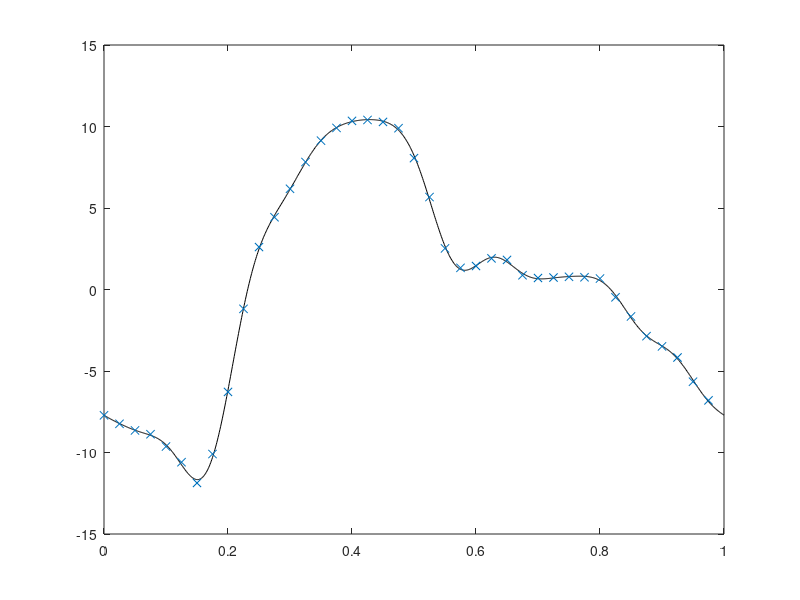

The MATLAB script that drew this image:
function [p0,pn,phi] = FourierSeries(p,dt,N,T)
%FourierSeries FourierSeries function to generate coeficients of Fourier series for a given discrete data. 
%   [p0,pn,phi] = FourierSeries(p,dt,N,T) provides a constant p0 and two
%   arrays pn and phi with length N within period of T. N is the number of
%   coefficients for the Fourier serie.
%   Input parameters for the functions are defined as below:
%
%       p           array of discrete amplitudes for the pulsatile wave.
%       dt          time step size in which p data are presented.
%       N           Number of coefficients required from the function.
%       T           period of oscillation of the fluid.
%
%
%   p is an array, dt is a double number, N is integer and N is double.
%
%   given array p, [p0,pn,phi] = FourierSeries(p,dt,N,T) provides the
%   coefficients for function p(t)=p0+Sum[pn(n)*exp(i*(2*pi*t*n/T-phi(n))))]
%
%   Output parameters for the functions are defined as below:
%
%       p0          a value showing the steady-state component of peiodic wave.
%       pn          an array of size N presenting the absolute values of Fourier serie.
%       phi         an array of size N presenting the phase angle in Fourier serie.
%
%   Examples:
%
%       p=[-7.7183,-8.2383,-8.6444,-8.8797,-9.6337,-10.5957,-11.8705,-10.0942,-6.2839,-1.1857,2.6043,4.4323,6.1785,7.8211,9.1311,9.9138,10.3447,10.4011,10.2807,9.8951,8.0597,5.6717,2.5232,1.3301,1.4405,1.9094,1.8145,0.8738,0.7055,0.7343,0.7788,0.7495,0.6711,-0.4796,-1.6541,-2.8643,-3.4902,-4.1714,-5.6581,-6.8024];
%       [p0,pn,phi] = FourierSeries(p,0.025,4,1)
%
%       generates the Fourier coefficients for wave p, presenting data in intervals of 0.025 within a period of 1 sec.
%       parameters set in SI.
%
%       is possible to visualize the results given function below:
%
%           tt=0:dt:T;
%           pt=p0;
%           for n=1:N
%               pt=pt+pn(n)*cos(2*pi*tt*n/T-phi(n));
%           end
%           plot (tt,pt,'-k',0:dt:T-dt,p,'x')
%
%
%   Reference:
%   A. Pashaei and N Fatouraee, "An analytical phantom for the evaluation
%   of medical flow imaging algorithms.", Phys Med Biol. 2009 Mar 21;54(6):1791-821.
%
%   Copyright 2007-2013 Ali Pashaei. 
%   $Revision: 3.0 $  $Date: 2013/11/12 12:31:00 $

if nargin == 0
    p=[-7.7183,-8.2383,-8.6444,-8.8797,-9.6337,-10.5957,-11.8705,-10.0942,-6.2839,-1.1857,2.6043,4.4323,6.1785,7.8211,9.1311,9.9138,10.3447,10.4011,10.2807,9.8951,8.0597,5.6717,2.5232,1.3301,1.4405,1.9094,1.8145,0.8738,0.7055,0.7343,0.7788,0.7495,0.6711,-0.4796,-1.6541,-2.8643,-3.4902,-4.1714,-5.6581,-6.8024];
    dt = 0.025;
    N = 10;
    T = 1;
    [p0,pn,phi] = FourierCoefficients2(p,dt,N,T);

    tt=0:0.001:1;
    pt=p0;
    for n=1:N
        pt=pt+pn(n)*cos(2*pi*tt*n/T-phi(n));
    end
    plot (tt,pt,'-k',0:dt:T-dt,p,'x')
end
[p0,pn,phi] = FourierCoefficients2(p,dt,N,T);

end

function [A0,AN,BN] = FourierCoefficients(p,dt,N,T)
t=0:dt:T-dt;
A0=0;
for n=1:length(p)
    A0=A0+p(n)*dt/T;
end
AN=zeros(N,1);
BN=zeros(N,1);
for n=1:N;
    for m=1:length(p)
        AN(n)=AN(n)+2*p(m)*cos (2*pi*t(m)*n)*dt/T;
        BN(n)=BN(n)+2*p(m)*sin (2*pi*t(m)*n)*dt/T;
    end
end
end

function [A0,MN,PHIN] = FourierCoefficients2(p,dt,N,T)
[A0,AN,BN] = FourierCoefficients(p,dt,N,T);
MN=zeros(N,1);
PHIN=zeros(N,1);
for n=1:N
    MN(n)=sqrt(AN(n)^2+BN(n)^2);
    PHIN(n)=angle(AN(n)+1i*BN(n));
end
end